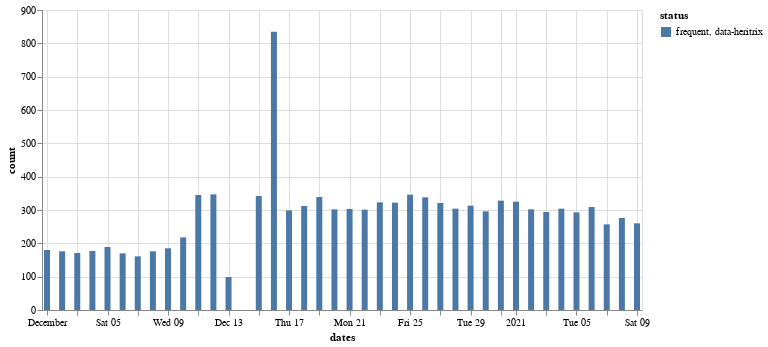

Here is the notebook cell this chart was saved with:
### Markdown cell above
Which can be used to build a simple visualisation:

### Code cell
import altair as alt

alt.Chart(df).mark_bar(size=6).encode(
    x='dates:T',
    y='count',
    color='status',
    tooltip=[alt.Tooltip('dates:T', format='%A, %e %B %Y'), 'stream', 'cdx_status', 'count', 'bytes']
).properties(width=600).interactive()

### Figure 1 — Vega-Lite specification as saved in the notebook (floating-point values rounded to 4 significant figures)
{"config": {"view": {"continuousWidth": 400, "continuousHeight": 300}}, "data": {"name": "data-d94328c1866699a278ea6ed6087d020a"}, "mark": {"type": "bar", "size": 6}, "encoding": {"color": {"type": "nominal", "field": "status"}, "tooltip": [{"type": "temporal", "field": "dates", "format": "%A, %e %B %Y"}, {"type": "nominal", "field": "stream"}, {"type": "nominal", "field": "cdx_status"}, {"type": "quantitative", "field": "count"}, {"type": "quantitative", "field": "bytes"}], "x": {"type": "temporal", "field": "dates"}, "y": {"type": "quantitative", "field": "count"}}, "selection": {"selector013": {"type": "interval", "bind": "scales", "encodings": ["x", "y"]}}, "width": 600, "$schema": "https://vega.github.io/schema/vega-lite/v4.8.1.json", "datasets": {"data-d94328c1866699a278ea6ed6087d020a": [{"dates": "2020-12-01T00:00:00Z", "stream": "frequent", "cdx_status": "data-heritrix", "count": 180, "bytes": 177800000000.0, "status": "frequent, data-heritrix"}, {"dates": "2020-12-02T00:00:00Z", "stream": "frequent", "cdx_status": "data-heritrix", "count": 176, "bytes": 171300000000.0, "status": "frequent, data-heritrix"}, {"dates": "2020-12-03T00:00:00Z", "stream": "frequent", "cdx_status": "data-heritrix", "count": 171, "bytes": 168900000000.0, "status": "frequent, data-heritrix"}, {"dates": "2020-12-04T00:00:00Z", "stream": "frequent", "cdx_status": "data-heritrix", "count": 177, "bytes": 174700000000.0, "status": "frequent, data-heritrix"}, {"dates": "2020-12-05T00:00:00Z", "stream": "frequent", "cdx_status": "data-heritrix", "count": 189, "bytes": 184900000000.0, "status": "frequent, data-heritrix"}, {"dates": "2020-12-06T00:00:00Z", "stream": "frequent", "cdx_status": "data-heritrix", "count": 170, "bytes": 166300000000.0, "status": "frequent, data-heritrix"}, {"dates": "2020-12-07T00:00:00Z", "stream": "frequent", "cdx_status": "data-heritrix", "count": 161, "bytes": 158300000000.0, "status": "frequent, data-heritrix"}, {"dates": "2020-12-08T00:00:00Z", "stream": "frequent", "cdx_status": "data-heritrix", "count": 176, "bytes": 176100000000.0, "status": "frequent, data-heritrix"}, {"dates": "2020-12-09T00:00:00Z", "stream": "frequent", "cdx_status": "data-heritrix", "count": 185, "bytes": 182400000000.0, "status": "frequent, data-heritrix"}, {"dates": "2020-12-10T00:00:00Z", "stream": "frequent", "cdx_status": "data-heritrix", "count": 218, "bytes": 217300000000.0, "status": "frequent, data-heritrix"}, {"dates": "2020-12-11T00:00:00Z", "stream": "frequent", "cdx_status": "data-heritrix", "count": 345, "bytes": 343300000000.0, "status": "frequent, data-heritrix"}, {"dates": "2020-12-12T00:00:00Z", "stream": "frequent", "cdx_status": "data-heritrix", "count": 347, "bytes": 342600000000.0, "status": "frequent, data-heritrix"}, {"dates": "2020-12-13T00:00:00Z", "stream": "frequent", "cdx_status": "data-heritrix", "count": 99, "bytes": 98890000000.0, "status": "frequent, data-heritrix"}, {"dates": "2020-12-15T00:00:00Z", "stream": "frequent", "cdx_status": "data-heritrix", "count": 342, "bytes": 358800000000.0, "status": "frequent, data-heritrix"}, {"dates": "2020-12-16T00:00:00Z", "stream": "frequent", "cdx_status": "data-heritrix", "count": 835, "bytes": 869800000000.0, "status": "frequent, data-heritrix"}, {"dates": "2020-12-17T00:00:00Z", "stream": "frequent", "cdx_status": "data-heritrix", "count": 299, "bytes": 300200000000.0, "status": "frequent, data-heritrix"}, {"dates": "2020-12-18T00:00:00Z", "stream": "frequent", "cdx_status": "data-heritrix", "count": 312, "bytes": 314400000000.0, "status": "frequent, data-heritrix"}, {"dates": "2020-12-19T00:00:00Z", "stream": "frequent", "cdx_status": "data-heritrix", "count": 339, "bytes": 337800000000.0, "status": "frequent, data-heritrix"}, {"dates": "2020-12-20T00:00:00Z", "stream": "frequent", "cdx_status": "data-heritrix", "count": 302, "bytes": 303500000000.0, "status": "frequent, data-heritrix"}, {"dates": "2020-12-21T00:00:00Z", "stream": "frequent", "cdx_status": "data-heritrix", "count": 303, "bytes": 301400000000.0, "status": "frequent, data-heritrix"}, {"dates": "2020-12-22T00:00:00Z", "stream": "frequent", "cdx_status": "data-heritrix", "count": 301, "bytes": 299700000000.0, "status": "frequent, data-heritrix"}, {"dates": "2020-12-23T00:00:00Z", "stream": "frequent", "cdx_status": "data-heritrix", "count": 323, "bytes": 322900000000.0, "status": "frequent, data-heritrix"}, {"dates": "2020-12-24T00:00:00Z", "stream": "frequent", "cdx_status": "data-heritrix", "count": 322, "bytes": 321900000000.0, "status": "frequent, data-heritrix"}, {"dates": "2020-12-25T00:00:00Z", "stream": "frequent", "cdx_status": "data-heritrix", "count": 346, "bytes": 350100000000.0, "status": "frequent, data-heritrix"}, {"dates": "2020-12-26T00:00:00Z", "stream": "frequent", "cdx_status": "data-heritrix", "count": 338, "bytes": 341300000000.0, "status": "frequent, data-heritrix"}, {"dates": "2020-12-27T00:00:00Z", "stream": "frequent", "cdx_status": "data-heritrix", "count": 321, "bytes": 322600000000.0, "status": "frequent, data-heritrix"}, {"dates": "2020-12-28T00:00:00Z", "stream": "frequent", "cdx_status": "data-heritrix", "count": 304, "bytes": 303600000000.0, "status": "frequent, data-heritrix"}, {"dates": "2020-12-29T00:00:00Z", "stream": "frequent", "cdx_status": "data-heritrix", "count": 313, "bytes": 314100000000.0, "status": "frequent, data-heritrix"}, {"dates": "2020-12-30T00:00:00Z", "stream": "frequent", "cdx_status": "data-heritrix", "count": 296, "bytes": 297600000000.0, "status": "frequent, data-heritrix"}, {"dates": "2020-12-31T00:00:00Z", "stream": "frequent", "cdx_status": "data-heritrix", "count": 328, "bytes": 329300000000.0, "status": "frequent, data-heritrix"}, {"dates": "2021-01-01T00:00:00Z", "stream": "frequent", "cdx_status": "data-heritrix", "count": 325, "bytes": 323500000000.0, "status": "frequent, data-heritrix"}, {"dates": "2021-01-02T00:00:00Z", "stream": "frequent", "cdx_status": "data-heritrix", "count": 302, "bytes": 303000000000.0, "status": "frequent, data-heritrix"}, {"dates": "2021-01-03T00:00:00Z", "stream": "frequent", "cdx_status": "data-heritrix", "count": 294, "bytes": 292800000000.0, "status": "frequent, data-heritrix"}, {"dates": "2021-01-04T00:00:00Z", "stream": "frequent", "cdx_status": "data-heritrix", "count": 304, "bytes": 301000000000.0, "status": "frequent, data-heritrix"}, {"dates": "2021-01-05T00:00:00Z", "stream": "frequent", "cdx_status": "data-heritrix", "count": 293, "bytes": 291000000000.0, "status": "frequent, data-heritrix"}, {"dates": "2021-01-06T00:00:00Z", "stream": "frequent", "cdx_status": "data-heritrix", "count": 309, "bytes": 303400000000.0, "status": "frequent, data-heritrix"}, {"dates": "2021-01-07T00:00:00Z", "stream": "frequent", "cdx_status": "data-heritrix", "count": 257, "bytes": 258200000000.0, "status": "frequent, data-heritrix"}, {"dates": "2021-01-08T00:00:00Z", "stream": "frequent", "cdx_status": "data-heritrix", "count": 276, "bytes": 268500000000.0, "status": "frequent, data-heritrix"}, {"dates": "2021-01-09T00:00:00Z", "stream": "frequent", "cdx_status": "data-heritrix", "count": 260, "bytes": 259000000000.0, "status": "frequent, data-heritrix"}]}}
